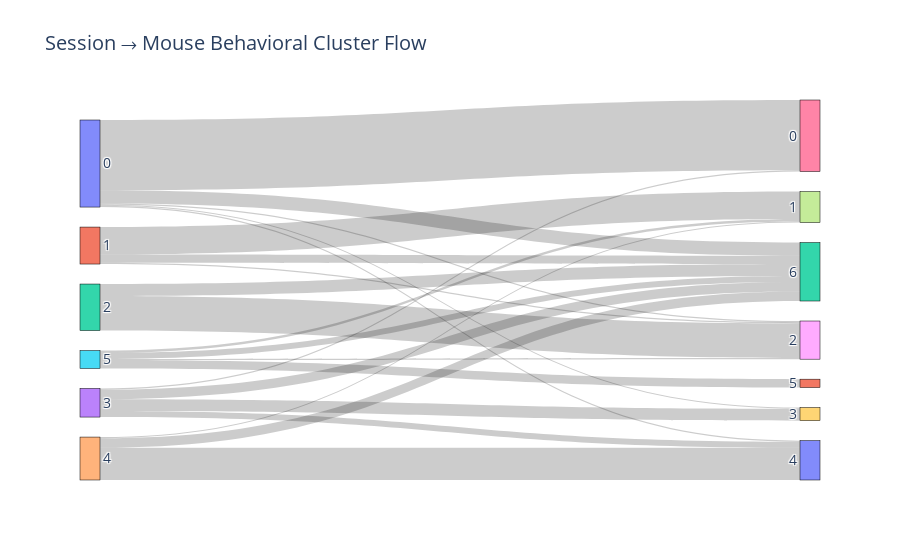

The notebook cell saved with this chart:
### Code cell
# --- 1. GROUP DATA ---
# df must contain: session_cluster, mouse_cluster
counts = sankey_df.groupby(['session_cluster', 'dominant_cluster']).size().reset_index(name='value')

# --- 2. BUILD NODE LABELS ---
session_labels = sorted(counts['session_cluster'].unique())
mouse_labels   = sorted(counts['dominant_cluster'].unique())
labels = session_labels + mouse_labels
# mapping session nodes 0..len(session_labels)-1
session_index = {s: i for i, s in enumerate(session_labels)}
# mapping mouse nodes after sessions
mouse_index = {m: i + len(session_labels) for i, m in enumerate(mouse_labels)}

# --- 3. BUILD LINKS ---
sources = []
targets = []
values  = []
for _, row in counts.iterrows():
    s = session_index[row['session_cluster']]
    t = mouse_index[row['dominant_cluster']]
    v = row['value']
    sources.append(s)
    targets.append(t)
    values.append(v)

# --- 4. PLOT SANKEY ---
fig = go.Figure(go.Sankey(
    node=dict(
        pad=20,
        thickness=20,
        label=labels,
        line=dict(color="black", width=0.5)),
    link=dict(
        source=sources,
        target=targets,
        value=values)))

fig.update_layout(title_text="Session → Mouse Behavioral Cluster Flow", font_size=14)
fig.show()

### Figure 1 — Plotly figure (JSON) as saved in the notebook; plotly's stock layout.template omitted (floating-point values rounded to 4 significant figures)
{"data": [{"link": {"source": [0, 0, 0, 0, 0, 1, 1, 1, 2, 2, 3, 3, 3, 3, 4, 4, 4, 5, 5, 5, 5], "target": [6, 8, 9, 10, 12, 7, 8, 12, 8, 12, 6, 9, 10, 12, 7, 10, 12, 7, 8, 11, 12], "value": [59, 1, 1, 1, 11, 23, 1, 7, 29, 10, 1, 10, 5, 8, 1, 27, 8, 2, 1, 7, 5]}, "node": {"label": [0, 1, 2, 3, 4, 5, 0, 1, 2, 3, 4, 5, 6], "line": {"color": "black", "width": 0.5}, "pad": 20, "thickness": 20}, "type": "sankey"}], "layout": {"font": {"size": 14}, "title": {"text": "Session → Mouse Behavioral Cluster Flow"}}}
